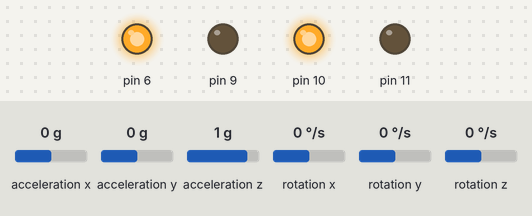
A sketch run on a simulated Arduino Uno, built with avr-gcc and run on an emulated ATmega328P. Shown: output pins drawn as LEDs (lit = HIGH). Wiring (inferred from the names in the program): MPU-6050 motion sensor at I2C address 0x68. The test bench sets the inputs (shaded band); at power-on: acceleration x 0 g, acceleration y 0 g, acceleration z 1 g, rotation x 0 °/s, rotation y 0 °/s, rotation z 0 °/s. What the sketch prints to the serial monitor is not drawn.

Above: at 1.2 s.
1.3 s: acceleration x set to -1.4 g
At 2.5 s:
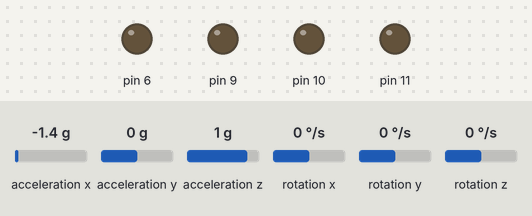
2.8 s: acceleration x set to -0.2 g
4.3 s: acceleration x set to 0.1 g
At 4.7 s:
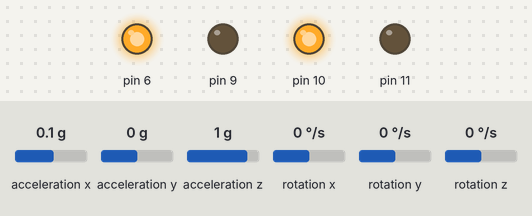
7.3 s: acceleration x set to -0.1 g
At 8.6 s:
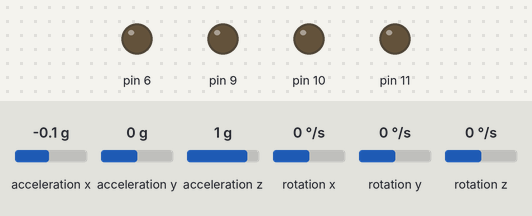
8.9 s: acceleration x set to 0 g
At 9.2 s:
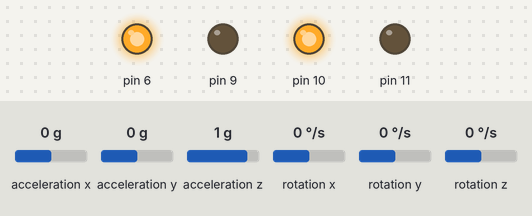
Timing chart, 0 to 11.4 s (numbered marks = the images above; inputs shaded):
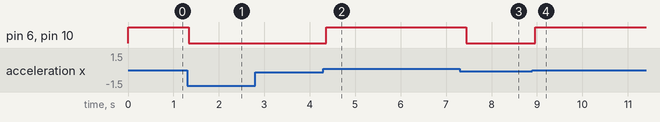

The sketch:

balancewithoutlibrary.ino
```cpp
/*
   Arduino and MPU6050 Accelerometer and Gyroscope Sensor Tutorial
   by Dejan, https://howtomechatronics.com
*/
#include <PID_v1.h>
#include <Wire.h>

const int MPU = 0x68; // MPU6050 I2C address
float AccX, AccY, AccZ;
float GyroX, GyroY, GyroZ;
float accAngleX, accAngleY, gyroAngleX, gyroAngleY, gyroAngleZ;
float roll, pitch, yaw;
float AccErrorX, AccErrorY, GyroErrorX, GyroErrorY, GyroErrorZ;
float elapsedTime, currentTime, previousTime;
int c = 0;
double setpoint= 187; //set the value when the bot is perpendicular to ground using serial monitor.
//Read the project documentation on circuitdigest.com to learn how to set these values
double Kp = 5; //Set this first 20
double Kd = 0; //Set this secound   3
double Ki = 0; //Finally set this
double input, output;
PID pid(&input, &output, &setpoint, Kp, Ki, Kd, DIRECT);
void setup() {

   pinMode (6, OUTPUT);
    pinMode (9, OUTPUT);
    pinMode (10, OUTPUT);
    pinMode (11, OUTPUT);

//By default turn off both the motors
    digitalWrite(6,0);
    digitalWrite(9,0);
    digitalWrite(10,0);
    digitalWrite(11,0);

  Serial.begin(115200);
  Wire.begin();                      // Initialize comunication
  Wire.beginTransmission(MPU);       // Start communication with MPU6050 // MPU=0x68
  Wire.write(0x6B);                  // Talk to the register 6B
  Wire.write(0x00);                  // Make reset - place a 0 into the 6B register
  Wire.endTransmission(true);        //end the transmission
  /*
  // Configure Accelerometer Sensitivity - Full Scale Range (default +/- 2g)
  Wire.beginTransmission(MPU);
  Wire.write(0x1C);                  //Talk to the ACCEL_CONFIG register (1C hex)
  Wire.write(0x10);                  //Set the register bits as 00010000 (+/- 8g full scale range)
  Wire.endTransmission(true);
  // Configure Gyro Sensitivity - Full Scale Range (default +/- 250deg/s)
  Wire.beginTransmission(MPU);
  Wire.write(0x1B);                   // Talk to the GYRO_CONFIG register (1B hex)
  Wire.write(0x10);                   // Set the register bits as 00010000 (1000deg/s full scale)
  Wire.endTransmission(true);
  delay(20);
  */
  // Call this function if you need to get the IMU error values for your module
 // calculate_IMU_error();
//  delay(20);
   pid.SetMode(AUTOMATIC);
        pid.SetSampleTime(10);
        pid.SetOutputLimits(-255, 255);


}


void loop() {
  // === Read acceleromter data === //
  Wire.beginTransmission(MPU);
  Wire.write(0x3B); // Start with register 0x3B (ACCEL_XOUT_H)
  Wire.endTransmission(false);
  Wire.requestFrom(MPU, 6, true); // Read 6 registers total, each axis value is stored in 2 registers
  //For a range of +-2g, we need to divide the raw values by 16384, according to the datasheet
  AccX = (Wire.read() << 8 | Wire.read()) / 16384.0; // X-axis value
  AccY = (Wire.read() << 8 | Wire.read()) / 16384.0; // Y-axis value
  AccZ = (Wire.read() << 8 | Wire.read()) / 16384.0; // Z-axis value
  // Calculating Roll and Pitch from the accelerometer data
  accAngleX = (atan(AccY / sqrt(pow(AccX, 2) + pow(AccZ, 2))) * 180 / PI) - 0.39; // AccErrorX ~(0.58) See the calculate_IMU_error()custom function for more details
  accAngleY = (atan(-1 * AccX / sqrt(pow(AccY, 2) + pow(AccZ, 2))) * 180 / PI) + 3.61; // AccErrorY ~(-1.58)
  // === Read gyroscope data === //
  previousTime = currentTime;        // Previous time is stored before the actual time read
  currentTime = millis();            // Current time actual time read
  elapsedTime = (currentTime - previousTime) / 1000; // Divide by 1000 to get seconds
  Wire.beginTransmission(MPU);
  Wire.write(0x43); // Gyro data first register address 0x43
  Wire.endTransmission(false);
  Wire.requestFrom(MPU, 6, true); // Read 4 registers total, each axis value is stored in 2 registers
  GyroX = (Wire.read() << 8 | Wire.read()) / 131.0; // For a 250deg/s range we have to divide first the raw value by 131.0, according to the datasheet
  GyroY = (Wire.read() << 8 | Wire.read()) / 131.0;
  GyroZ = (Wire.read() << 8 | Wire.read()) / 131.0;
  // Correct the outputs with the calculated error values
  GyroX = GyroX + 3.62; // GyroErrorX ~(-0.56)
  GyroY = GyroY - 0.06; // GyroErrorY ~(2)
  GyroZ = GyroZ + 1.51; // GyroErrorZ ~ (-0.8)
  // Currently the raw values are in degrees per seconds, deg/s, so we need to multiply by sendonds (s) to get the angle in degrees
  gyroAngleX = gyroAngleX + GyroX * elapsedTime; // deg/s * s = deg
  gyroAngleY = gyroAngleY + GyroY * elapsedTime;
  //yaw =  yaw + GyroZ * elapsedTime;
  // Complementary filter - combine acceleromter and gyro angle values
 // roll = 0.96 * gyroAngleX + 0.04 * accAngleX;
  pitch = 0.96 * gyroAngleY + 0.04 * accAngleY;
 // gyroAngleX = 0.96 * gyroAngleX + 0.04 * accAngleX;
  gyroAngleY = 0.96 * gyroAngleY + 0.04 * accAngleY;
 // gyroAngleX = roll;
  gyroAngleY = pitch;
  input=pitch+180;
  // Print the values on the serial monitor
 // Serial.print(roll);
 // Serial.print("/");

 // Serial.print("/");
 // Serial.println(yaw);

  pid.Compute();
  Serial.print(input); Serial.print(" =>"); Serial.println(output);
  if (input>150 && input<200){
        if(output>0){
          Forward();
          }

        else if (output<0){

        }

        }
        else
        Stop();
    input=pitch+180;
}


void Stop(){
    digitalWrite(6,0);
    digitalWrite(9,0);
    digitalWrite(10,0);
    digitalWrite(11,0);
   Serial.print("S");
}

void Forward(){
  digitalWrite(6,output);
    digitalWrite(9,0);
    digitalWrite(10,output);
    digitalWrite(11,0);
   Serial.print("F");
}
void Reverse(){
  digitalWrite(6,0);
    digitalWrite(9,output*-1);
    digitalWrite(10,0);
    digitalWrite(11,output*-1);
   Serial.print("R");
}
```

Measured:
- the behaviour switches between -0.1 and 0 g on acceleration x (found by bisection; images 1 and 2)
- after the input at 1.3 s, pin 6, pin 10: HIGH → LOW at once
- after the input at 4.3 s, pin 6, pin 10: LOW → HIGH after 0.06 s
- after the input at 7.3 s, pin 6, pin 10: HIGH → LOW after 0.14 s
- after the input at 8.9 s, pin 6, pin 10: LOW → HIGH after 0.06 s
